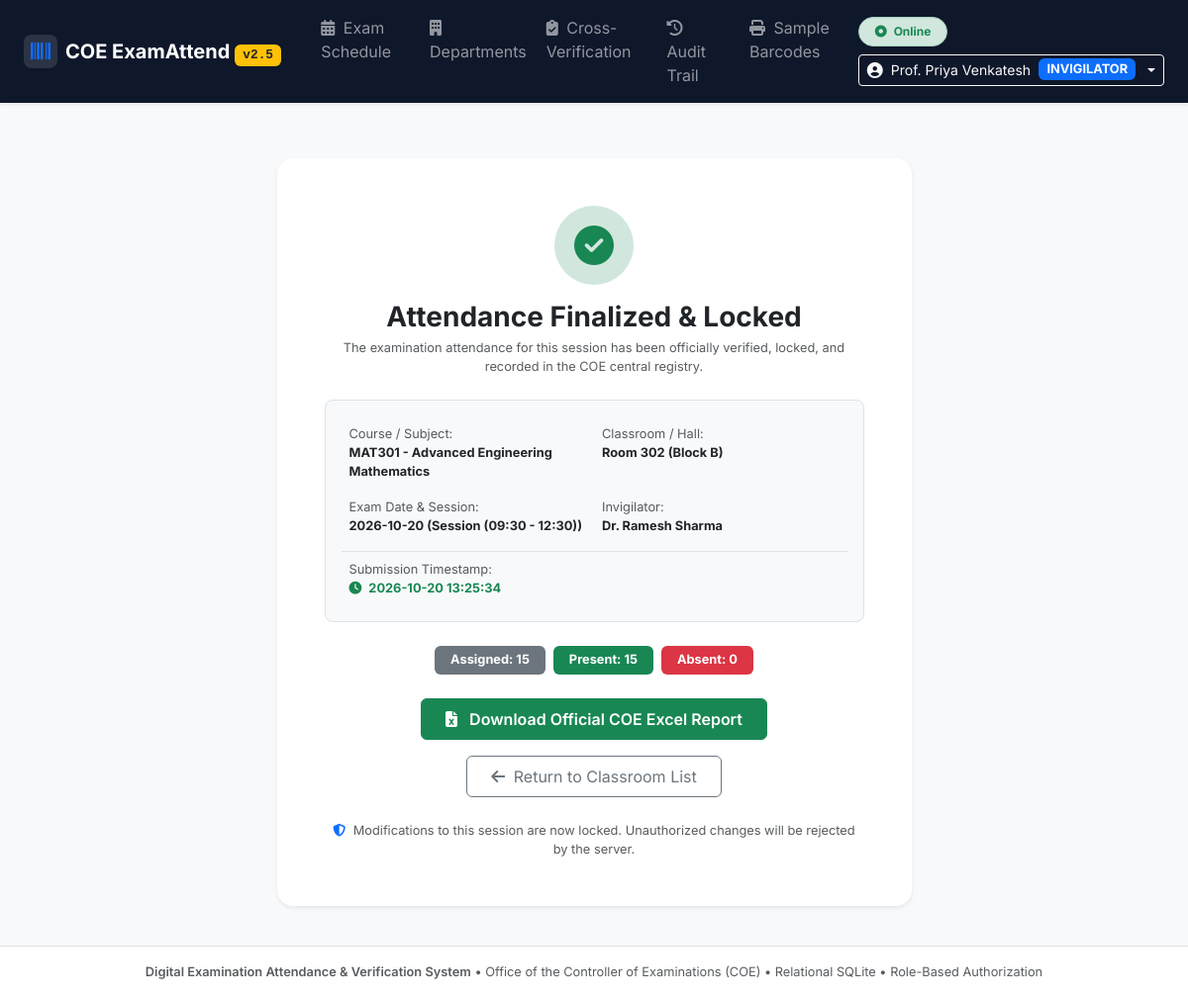
The app's page /sessions/1/submitted (signed in) with its own data.
### tables this page shows
CREATE TABLE exam_sessions (
        id INTEGER PRIMARY KEY AUTOINCREMENT,
        course_code TEXT NOT NULL,
        course_name TEXT NOT NULL,
        exam_date TEXT NOT NULL,
        exam_session TEXT NOT NULL,
        room_number TEXT NOT NULL,
        qp_code TEXT NOT NULL,
        invigilator_name TEXT NOT NULL,
        invigilator_id TEXT NOT NULL,
        status TEXT DEFAULT 'IN_PROGRESS', -- 'IN_PROGRESS', 'LOCKED'
        locked_at TEXT,
        locked_by TEXT,
        created_at TEXT DEFAULT CURRENT_TIMESTAMP
    , exam_id INTEGER, subject_id INTEGER, department_id INTEGER, classroom_id INTEGER, invigilator_user_id INTEGER, submitted_at TEXT, start_time TEXT DEFAULT '09:30', end_time TEXT DEFAULT '12:30');

### app.py (the view)
@app.route('/sessions/<int:session_id>/submitted')
@login_required
def session_submitted_view(session_id):
    conn = get_db()
    cursor = conn.cursor()
    cursor.execute('SELECT * FROM exam_sessions WHERE id = ?', (session_id,))
    row = cursor.fetchone()
    if not row:
        conn.close()
        return "Session not found", 404
    session_data = dict(row)
    cursor.execute('SELECT * FROM students WHERE session_id = ?', (session_id,))
    students = [dict(r) for r in cursor.fetchall()]
    conn.close()
    stats = {
        'total': len(students),
        'present': sum(1 for s in students if s['attendance_status'] == 'PRESENT'),
        'absent': sum(1 for s in students if s['attendance_status'] == 'ABSENT'),
        'pending': sum(1 for s in students if s['attendance_status'] == 'PENDING')
    }
    return render_template('submitted.html', session_data=session_data, stats=stats)

### app.py (called while the page is built)
@app.context_processor
def inject_globals():
    return {
        'get_ist_now': get_ist_now
    }

def login_required(f):
    @wraps(f)
    def decorated_function(*args, **kwargs):
        if not session.get('user_id'):
            if request.path.startswith('/api/'):
                return jsonify({'success': False, 'message': 'Authentication required. Please log in.'}), 401
            return redirect(url_for('login', next=request.path))
        return f(*args, **kwargs)
    return decorated_function

### database.py (called while the page is built)
def get_db(db_path=None):
    path = db_path or DB_PATH
    conn = sqlite3.connect(path, timeout=30.0)
    try:
        conn.execute("PRAGMA journal_mode=WAL;")
    except Exception:
        pass
    conn.execute("PRAGMA busy_timeout=15000;")
    conn.execute("PRAGMA foreign_keys=ON;")
    conn.row_factory = sqlite3.Row
    return conn

### templates/submitted.html (shortened to what this page needs)
{% extends 'base.html' %}
{% block content %}
<div class="container py-4">
    <div class="row justify-content-center">
        <div class="col-12 col-md-9 col-lg-7">
            <div class="card border-0 shadow-sm rounded-4 overflow-hidden bg-white text-center p-4 p-md-5">
                <div class="rounded-circle bg-success-subtle text-success mx-auto d-flex align-items-center justify-content-center mb-3" style="width: 80px; height: 80px;">
                    <i class="fa-solid fa-circle-check fs-1"></i>
                </div>
                <h3 class="fw-bold text-dark mb-1">Attendance Finalized & Locked</h3>
                <p class="text-muted fs-7 mb-4">
                    The examination attendance for this session has been officially verified, locked, and recorded in the COE central registry.
                </p>
                <div class="p-4 bg-light rounded-3 border text-start mb-4">
                    <div class="row g-3 fs-7">
                        <div class="col-6">
                            <span class="text-muted">Course / Subject:</span><br>
                            <strong class="text-dark">{{ session_data.course_code }} - {{ session_data.course_name }}</strong>
                        </div>
                        <div class="col-6">
                            <span class="text-muted">Classroom / Hall:</span><br>
                            <strong class="text-dark">{{ session_data.room_number }}</strong>
                        </div>
                        <div class="col-6">
                            <span class="text-muted">Exam Date & Session:</span><br>
                            <strong class="text-dark">{{ session_data.exam_date }} ({{ session_data.exam_session }})</strong>
                        </div>
                        <div class="col-6">
                            <span class="text-muted">Invigilator:</span><br>
                            <strong class="text-dark">{{ session_data.invigilator_name }}</strong>
                        </div>
                        <div class="col-12 border-top pt-2">
                            <span class="text-muted">Submission Timestamp:</span><br>
                            <strong class="text-success"><i class="fa-solid fa-clock me-1"></i> {{ session_data.locked_at }}</strong>
                        </div>
                    </div>
                </div>
                <div class="d-flex justify-content-center flex-wrap gap-2 mb-4">
                    <span class="badge bg-secondary px-3 py-2 fs-7">Assigned: {{ stats.total }}</span>
                    <span class="badge bg-success px-3 py-2 fs-7">Present: {{ stats.present }}</span>
                    <span class="badge bg-danger px-3 py-2 fs-7">Absent: {{ stats.absent }}</span>
                </div>
                <div class="d-flex flex-wrap justify-content-center gap-3">
                    <a href="/download_report/{{ session_data.id }}" class="btn btn-success fw-semibold px-4 py-2">
                        <i class="fa-solid fa-file-excel me-2"></i> Download Official COE Excel Report
                    </a>
                    <a href="/departments/{{ session_data.department_id }}/classrooms" class="btn btn-outline-secondary px-4 py-2">
                        <i class="fa-solid fa-arrow-left me-1"></i> Return to Classroom List
                    </a>
                </div>
                <div class="mt-4 text-muted fs-7">
                    <i class="fa-solid fa-shield-halved text-primary me-1"></i>
                    Modifications to this session are now locked. Unauthorized changes will be rejected by the server.
                </div>
            </div>
        </div>
    </div>
</div>
{% endblock %}

### static/css/style.css (style rules this page uses)
:root { --navy-blue: #0f172a; --navy-surface: #1e293b; --primary-blue: #2563eb; --emerald-green: #059669; --crimson-red: #dc2626; --amber-warning: #d97706; }
body { font-family: 'Inter', system-ui, -apple-system, sans-serif; color: #1e293b; background-color: #f8fafc; }
.fs-7 { font-size: 0.8rem !important; }
.card { border-radius: 12px; border: 1px solid #e2e8f0; }

### records on screen
exam_sessions: course_code "MAT301", course_name "Advanced Engineering Mathematics", room_number "Room 302 (Block B)", exam_date "2026-10-20", exam_session "Session (09:30 - 12:30)", invigilator_name "Dr. Ramesh Sharma", locked_at "2026-10-20 13:25:34"

### other values on screen
{{ session.get('full_name', 'User') }} "Prof. Priya Venkatesh"
{{ stats.total }} "15"
{{ stats.present }} "15"
{{ stats.absent }} "0"
